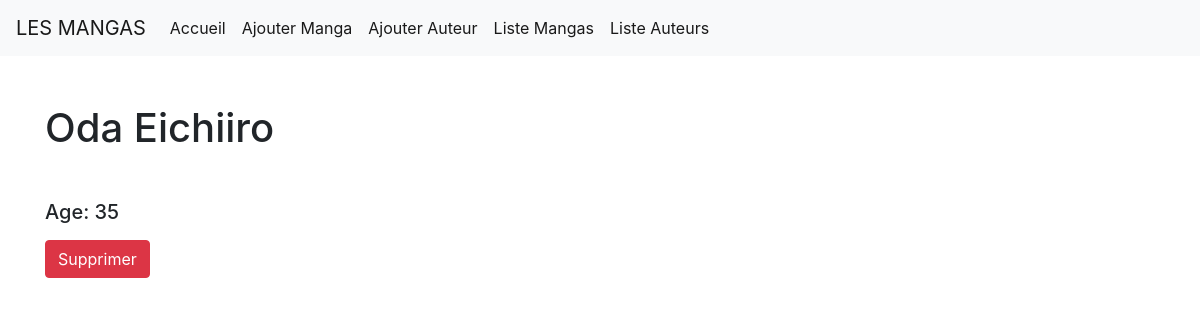
Screenshot of /manga/l_auteur/1 with the database file from the repository.
### manga/models.py (models this page shows, shortened)
class Auteur(models.Model):
    nom = models.CharField(max_length=30)
    prenom = models.CharField(max_length=30)
    age = models.IntegerField()
    histoire = models.TextField(null=True)

### manga/views.py (the view)
# urls.py: path('l_auteur/<int:id>', views.l_auteur, name="l_auteur"),
def l_auteur(request,id):
    auteur = get_object_or_404(Auteur, id=id)
    return render(request, 'lauteur.html' ,{'auteur':auteur})

### manga/templates/lauteur.html (shortened to what this page needs)
{% extends 'base.html' %}
    {% block body %}
    <div class="row">
        <div class="col-md-12">
        <h1 class="mt-5 mb-5">{{ auteur.nom }} {{ auteur.prenom }}</h1>
        <p class="mt-5"><h5>Age: {{ auteur.age }}</h5></p>
        </div>
    </div>
    <a class=" btn btn-danger" href="{% url 'suppr_auteur' auteur.id %}">Supprimer</a>
    {% endblock %}

### rows the page displays
Auteur: nom "Oda", prenom "Eichiiro", age "35"
